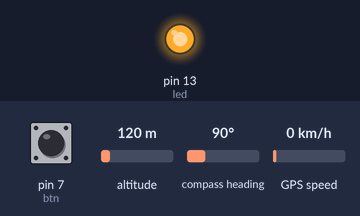
Bench run of a sketch on a simulated Arduino Uno, built with avr-gcc and run on an emulated ATmega328P. Parts: output pins drawn as LEDs (lit = HIGH). Inputs (shaded band) come from the test bench; at power-on: compass heading 90°, pin 7 (btn) HIGH, altitude 120 m, GPS speed 0 km/h. The GPS gets a fix after 3 s at 37.7749, -122.4194 with 8 satellites; what the sketch prints to the serial monitor is not drawn.

Above: at 3.4 s.
3.5 s: compass heading set to 180°
5.2 s: pin 7 (btn) pulled LOW for 0.15 s
At 9.0 s:
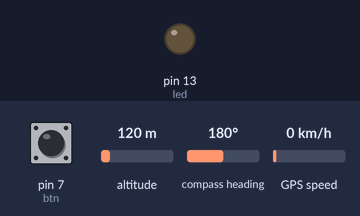
9.4 s: pin 7 (btn) pulled LOW for 1 s
At 11.5 s:
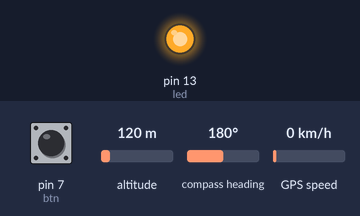
14.4 s: pin 7 (btn) pulled LOW for 3.2 s
At 21.3 s:
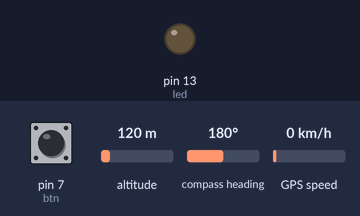
21.6 s: pin 7 (btn) pulsed LOW 2 times (0.12 s each, 0.3 s apart)
At 23.4 s:
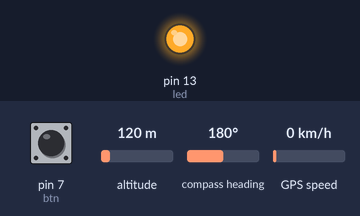
Timing chart, 0 to 26.2 s (numbered marks = the images above; inputs shaded):
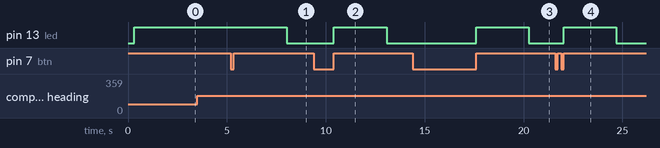

Measured:
- after the input at 3.5 s, every drawn part: stays the same
- after the input at 5.2 s, pin 13 (led): HIGH → LOW after 2.8 s
- after the input at 9.4 s, pin 13 (led): LOW → HIGH after 1.0 s, → LOW 2.7 s later
- after the input at 14.4 s, pin 13 (led): LOW → HIGH after 3.2 s, → LOW 2.7 s later
- after the input at 21.6 s, pin 13 (led): LOW → HIGH after 0.43 s, → LOW 2.7 s later

The sketch:

abc.ino
```cpp
#include <SoftwareSerial.h>
#include "TinyGPS++.h"

SoftwareSerial ss(10, 11); // RX, TX
SoftwareSerial ssGPS(9, 8); // RX, TX

TinyGPSPlus gps;

#define btn 7
#define led 13

boolean check_GPS = false;
String data_GPS = "";

void setup() {
  Serial.begin(9600);
  ss.begin(9600);
  ssGPS.begin(9600);

  pinMode(led, OUTPUT);
  digitalWrite(led, LOW);

  ss.print("+++");
  delay(300);
  while (ss.available() != 0){
    digitalWrite(led, HIGH);
    Serial.print(ss.read());
  }
  ss.print("AT+ROLE=STA");
  delay(300);
  while (ss.available() != 0){
    digitalWrite(led, HIGH);
    Serial.print(ss.read());
  }
  Serial.println("Xong 1");
  ss.print("AT+AP=DCSVN,WPA2,03021930");
  delay(300);
  while (ss.available() != 0){
    digitalWrite(led, HIGH);
    Serial.print(ss.read());
  }
  Serial.println("Xong 2");
  ss.print("AT+SOCK=TCPC,9000,192.168.137.163,8080");       // IP LAN, PORT
  delay(300);
  while (ss.available() != 0){
    digitalWrite(led, HIGH);
    Serial.print(ss.read());
  }
  Serial.println("Xong 3");
  ss.print("AT+RST");
  delay(1000);
  while (ss.available() != 0){
    digitalWrite(led, HIGH);
    Serial.print(ss.read());
  }
  Serial.println("Xong 4");
}

void loop() {
  while (ssGPS.available())
  {
    gps.encode(ssGPS.read());
    Serial.print("...");
  }
  if (gps.location.isUpdated())
  {
    Serial.println("Latitude:");
    Serial.println(gps.location.lat(), 6);
    Serial.println("Longitude:");
    Serial.println(gps.location.lng(), 6);
    data_GPS = ("Warning " + String(gps.location.lat(), 6) + " - " + String(gps.location.lng(), 6));
    Serial.println(data_GPS);
  }

  if (!digitalRead(btn)) {
    while (!digitalRead(btn));
    ss.print("Warning");
    digitalWrite(led, HIGH);
    for (int i = 0; i < 5; i++) {
      ss.print(data_GPS);
      delay(500);
    }
    digitalWrite(led, LOW);
    Serial.println("Send");
  }
}
```
